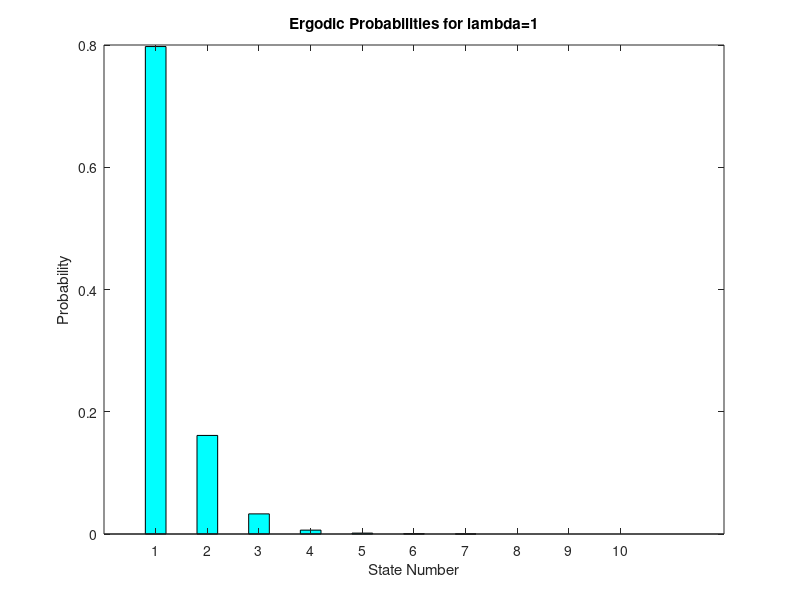
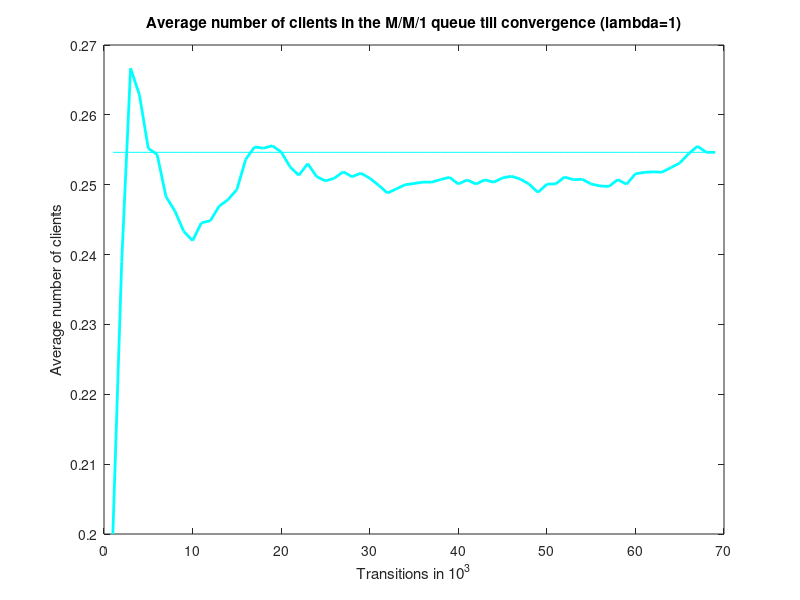
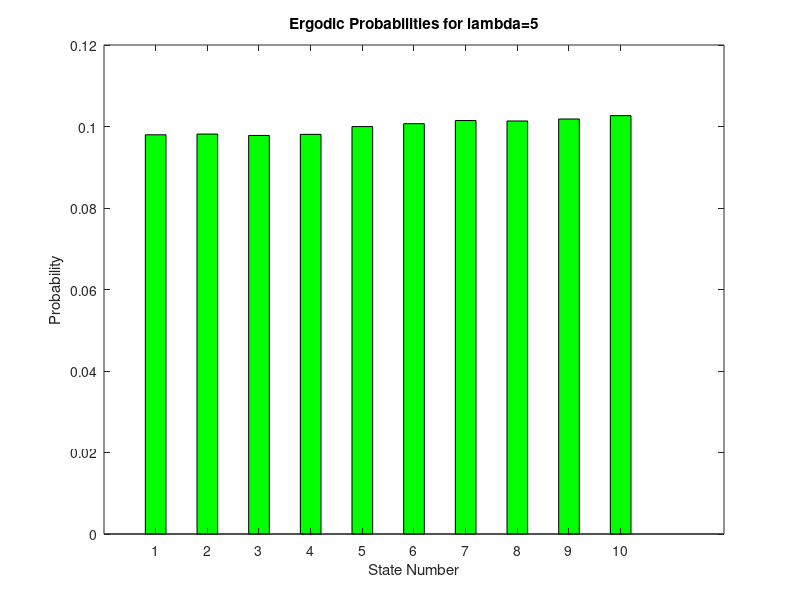
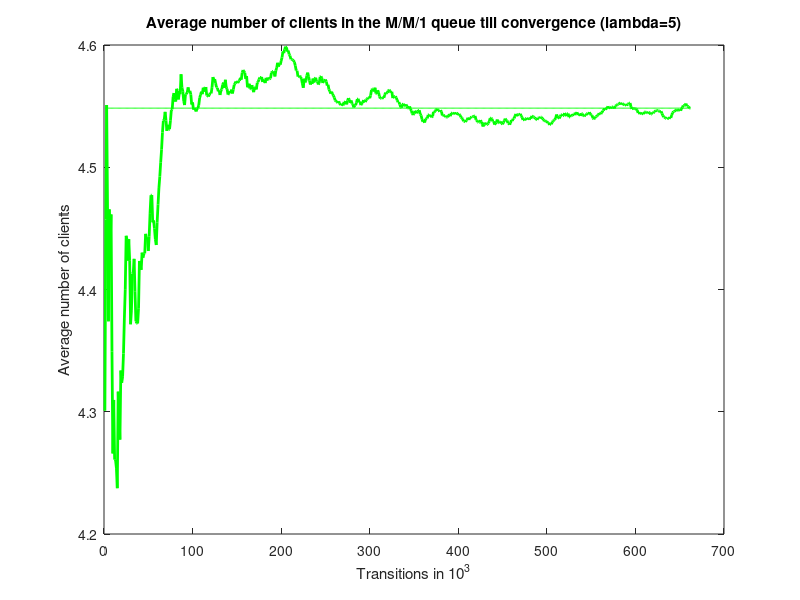

The MATLAB script that drew these images, in order:
% Simulation of M/M/1/10 simulation

clc;
close all;
clear all;

% Initializing values for the 3 simulations

colors = "cgr";
lambda = [1,5,10];
mu = 5;
k = 10; %queue max capacity

for j=1:columns(lambda)
  
  % Initializing system
  total_arrivals = 0; % to measure the total number of arrivals
  curr_state = 0; % holds the current state of the system
  previous_mean_clients = 0; % will help in the convergence test
  index = 0;

  % Useful variables
  th = lambda(j)/(lambda(j) + mu); % the threshold used to calculate probabilities
  transitions = 0; % holds the transitions of the simulation in transitions steps
  
  rand("seed", 1);
  arrivals = zeros(1,k);
  Pr = zeros(1,k);

  while transitions >= 0
    % Next Transition
    transitions = transitions + 1; % one more transitions step
    
    % Create random number in (0,1) to pick between arrival or departure
    random = rand(1); % generate a random number (Uniform distribution)
    
    #{
    % Strace for debugging purposes (first 30 transitions)
    if transitions <= 30
      if (curr_state == 0 || (random < th && curr_state < k))
        next = "A";
      elseif curr_state != 0
        next = "D";
      endif
      if transitions == 1
        printf("State| Transition| Total Arrivals\n");
      endif
      printf("    %d    |    %s    |     %d     \n", curr_state, next, total_arrivals);
    endif
    #}
    
    if (curr_state == 0 || (random < th && curr_state < k)) % arrival
      % Having new arrival if not reached max queue capacity
      total_arrivals = total_arrivals + 1;
      
      % Increasing arrivals in the current_state
      arrivals(curr_state + 1) = arrivals(curr_state + 1) + 1; % increase the number of arrivals in the current state
            
      % Proceeding to the next state
      curr_state = curr_state + 1;
    
    % departure  
    elseif curr_state != 0 % no departure from an empty system
      % Having new departure if not in an empty state
      curr_state = curr_state - 1;
    endif
    
    % Every 1000 transitions check for convergence
    if mod(transitions,1000) == 0 % check for convergence every 1000 transitions steps
      index = index + 1;
      
      % Updating vector containing probabilities of each state
      for i=1:1:k
        Pr(i) = arrivals(i)/total_arrivals; % calcuate the probability of every state in the system
      endfor
      
      % Calculating mean number of clients in the system
      mean_cl = 0; % calculate the mean number of clients in the system
      for i=1:1:k
        mean_cl = mean_cl + (i-1).* Pr(i);
      endfor
      
      % Keeping values for mean clients graph
      mean_cl_vector(index) = mean_cl;
      
      % Checking for convergence
      if abs(mean_cl - previous_mean_clients) < 0.00001 || transitions > 1000000 % convergence test
        break;
      endif
      
      % Updating previous mean client value
      previous_mean_clients = mean_cl;
    endif
    
  endwhile

  % Printing ergodic probabilities
  figure(2*j-1);
  bar(Pr,colors(j),0.4);
  s = sprintf("Ergodic Probabilities for lambda=%d",lambda(j));
  title(s);
  xlabel("State Number");
  ylabel("Probability");

  % Print mean clients of system till convergence
  figure(2*j);
  plot(mean_cl_vector,colors(j),"linewidth",2,...
       mean_cl*ones(size(mean_cl_vector)),colors(j));
  s = sprintf("Average number of clients in the M/M/1 queue till convergence (lambda=%d)",lambda(j));
  title(s);
  xlabel('Transitions in 10^3');
  ylabel("Average number of clients");
  
  clear mean_cl_vector;
endfor